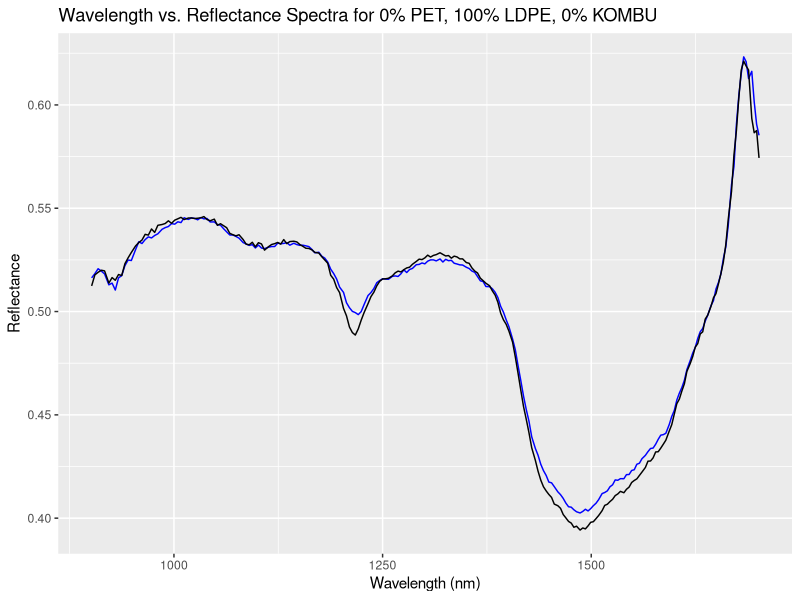

Generate this figure with R:
# PACKAGES
require(deSolve)
require(reshape2)
require(ggplot2)

setwd("/Users/brandonpae/Desktop/ISEF_Code") #set working directory

# Load the full dataset of spectra data
# Nomenclature: First number is the percentage of PET, second number is the percentage of LDPE (in sample)

spectra0_0 <- read.csv("spectra0_0.csv")
spectra0_100 <- read.csv("spectra0_100.csv")
spectra15_0 <- read.csv("spectra15_0.csv")
spectra16_5 <- read.csv("spectra16_5.csv")
spectra75_25 <- read.csv("spectra75_25.csv")
spectra100_0 <- read.csv("spectra100_0.csv")

# test cases
test0_0 <- read.csv("test0_0.csv")
test0_100 <- read.csv("test0_100.csv")
test10_0 <- read.csv("test10_0.csv")
test28_7 <- read.csv("test28_7.csv")
test79_21 <- read.csv("test79_21.csv")
test100_0 <- read.csv("test100_0.csv")

#input all previously obtained spectra datasets into a list
spectra_values = list(spectra0_0, spectra0_100, spectra15_0, 
                      spectra16_5, spectra75_25, spectra100_0)

new_spectra = test0_100 #set the unknown spectra to test for

sum_of_squares <- function(new_data, stored_data) { #input the new and stored spectra data to compare
  
  #select from stored_data$Reflectance where the wavelength matches the wavelength in the new_data
  #sum of squares calculation (taking the difference in the functions for each wavelength and squaring it)
  deltas2 <- (stored_data$Reflectance[stored_data$Wavelength %in% new_data$Wavelength] - new_data$Reflectance)^2   
  
  SSQ <- sum(deltas2) #return the sum of squares
  
  return(SSQ)
}

#once we get the SSQ (sum of squares) value, we need to compare it with the SSQ values from
#the rest of the graphs and find the smallest value
least_squares <- function() {
  
  least_SSQ = 10^10 #start with a large SSQ value
  closest_spectra = spectra_values[1] #default spectra
  
  for(spectra in spectra_values) { #for each spectra dataset
    
    SSQ_value = sum_of_squares(new_spectra, spectra) #using the SSQ function to compare new graph to stored graphs
    
    if (SSQ_value < least_SSQ) { #if the graph is a closer fit
      least_SSQ = SSQ_value 
      closest_spectra = spectra #set this graph as the new closest spectra
    }
  }

  return(closest_spectra) #return the stored spectra graph that is the closest fit to the current test one
}

best_spectra = least_squares() #returns the closest spectra, from which we can determine the percent composition

#blue is the new data
#black is the stored data

plot = ggplot() +
  geom_line(data = new_spectra, aes(x = Wavelength, y = Reflectance), colour = "blue") + 
  geom_line(data = best_spectra, aes(x = Wavelength, y = Reflectance), colour = "black") + 
  xlab("Wavelength (nm)") +
  ylab("Reflectance") +
  labs(title = "Wavelength vs. Reflectance Spectra for 0% PET, 100% LDPE, 0% KOMBU") + #add a title
  labs(color = "Compartments") +
  theme(legend.position = "bottom")

plot
